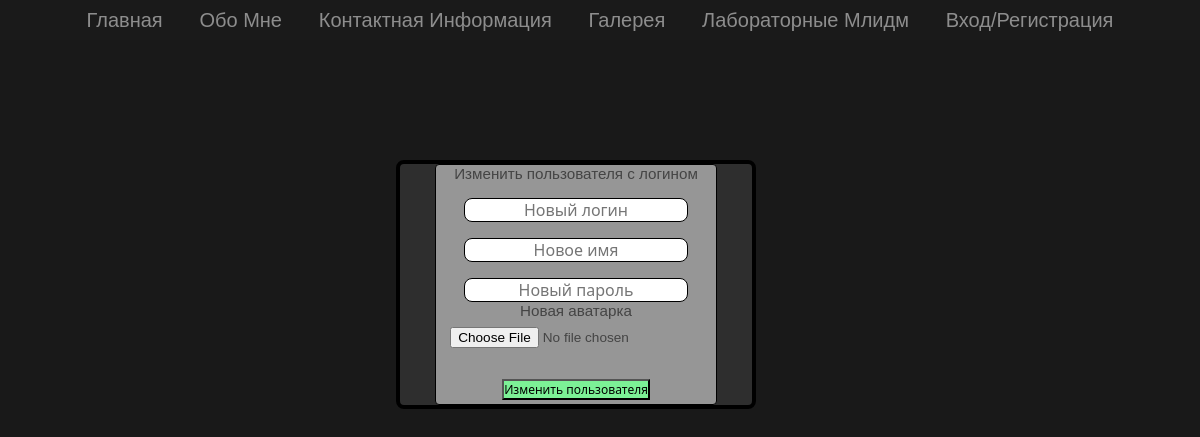
Before: /updateuser.php?id=newuser with the older database file.
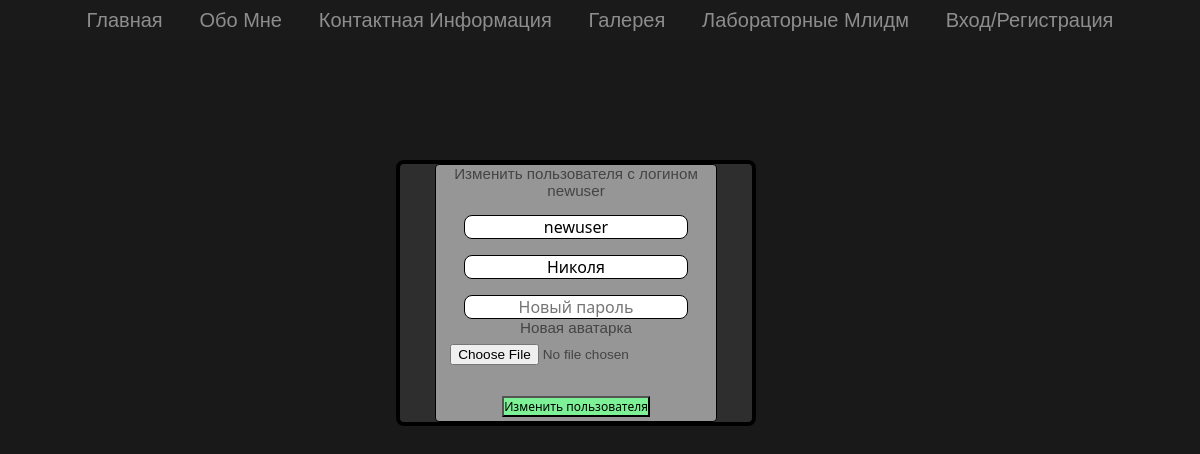
After: the same page with the newer database file.
### tables this page shows
CREATE TABLE `users` (
  `id` int UNSIGNED NOT NULL,
  `login` varchar(100) NOT NULL,
  `password` varchar(32) NOT NULL,
  `name` varchar(50) NOT NULL,
  `admin` tinyint(1) DEFAULT NULL,
  `gamescore` varchar(150) NOT NULL DEFAULT '0',
  `highscore` varchar(150) NOT NULL DEFAULT '0',
  `image` varchar(500) NOT NULL
);

### db.class.php (called while the page is built, shortened)
<?php
class DB
{
    protected static $_instance;
    public static function getInstance()
    {
        if (self::$_instance === null) {
            self::$_instance = new self;
        }
        return self::$_instance;
    }
    private  function __construct()
    {
        $this->connect = mysqli_connect("localhost", "root", "") or die("Невозможно установить соединение" . mysqli_error($this->connect));
        mysqli_select_db($this->connect, "register-bd") or die("Невозможно выбрать указанную базу" . mysqli_error($this->connect));
    }
    public static function query($sql)
    {
        $obj = self::$_instance;
        if (isset($obj->connect)) {
            $start_time_sql = microtime(true);
            $result = mysqli_query($obj->connect, $sql) or die("<br/><span style='color:red'>Ошибка в SQL запросе:</span> " . $obj->connect->error);
            return $result;
        }
        return false;
    }
}

### updateuser.php (the view, shortened to what this page needs)
<?php
include_once $_SERVER['DOCUMENT_ROOT'] . "/db.class.php";
?>
<!DOCTYPE html>
<html lang="en">
<head>
    <link rel="stylesheet" href="styles/styles.css">
</head>
<body>
    <nav class="navbar" id="msgText">
        <div class="link-group">
            <ul class="link-group">
                <li class="link"><a href="index.php">Главная</a></li>
                <li class="link"><a href="about_me.php">Обо мне</a></li>
                <li class="link"><a href="contact_info.php">Контактная Информация</a></li>
                <li class="link"><a href="galerey.php">Галерея</a></li>
                <li class="link"><a href="mldm.php">Лабораторные Млидм</a></li>
                <?php
                if ($_COOKIE['user'] == '') : ?>
                    <li class="link"><a href="userenter.php">Вход/Регистрация</a></li>
                <?php else : ?>
                    <li class="link"><a href="game.php">Игра</a>
                    <li class="link active"><a href="userpage.php"><?= $_COOKIE['user'] ?></a> <a href="/exit.php">Выход</a>
        </div>
    <?php endif; ?>
    </ul>
    </div>
    </nav>
    <?php
    $log = $_GET['id'];
    $result = DB::query("SELECT * FROM `users` WHERE `login`='$log'");
    $data = $result->fetch_assoc();
    if ($_COOKIE['admin'] != 1) :
    ?>
        <div class="cont">
            <div class="adminpanel">
                <form action="useredit.php?id=<? print($data['login']) ?>" method="post" enctype="multipart/form-data" class="admininput">
                    Изменить пользователя с логином <? print($data['login']) ?>
                    <input type="text" value="<? print($data['login']) ?>" placeholder="Новый логин" class="textarea" name="login" id="login" />
                    <input type="text" value="<? print($data['name']) ?>" placeholder="Новое имя" class="textarea" name="name" id="name" />
                    <input type="password" placeholder="Новый пароль" class="textarea" name="password" id="password" />
                    Новая аватарка
                    <input type="file" class="file" name="img_upload" id="img_upload" />
                    <button class="addbutton" type="submit" id="add" name="add">Изменить пользователя</button>
                </form>
            <?php else : ?>
                Данный пользователь является админом
            <?php endif; ?>
</body>
</html>

### styles/styles.css (style rules this page uses)
* { margin: 0; padding: 0; box-sizing: border-box; }
body { width: 100%; max-width: 1400px; display: block; margin: auto; min-height: 100vh; background: #191919; font-family: sans-serif; }
.navbar { width: 100%; position: fixed; top: 0; left: 0; display: flex; justify-content: center; align-items: center; z-index: 2; background: #1a1a1a; }
.link-group { z-index: 4; list-style: none; display: flex; flex-wrap: wrap }
.link a { z-index: 4; color: #fff; opacity: 0.5; text-decoration: none; text-transform: capitalize; padding: 1vmin 2vmin; margin: 0 1.5vmin; margin-right: 0.2vw; margin-left: 0.2vw; line-height: 5vh; font-size:20px; }
.textarea { margin-top: 2vh; width: 80%; height: 15%; font-size: 2vmin; font-family:'Segoe UI'; text-align: center; color:#000000; border:0.2vmin solid black; border-radius: 1vmin; }
.file { margin-top: 1vh; margin-bottom: 1vh; position: relative; display: flex; flex-direction: row; text-align: center; font-size: 1.7vmin; align-items: center; width: 90%; height: 5vh; }
.cont { position: fixed; height: 70%; left:30%; top: 20vh; margin: 0; }
.adminpanel { width: 30vw; position: relative; left: 10%; display: flex; flex-direction: column; text-align: center; align-items: center; font-size: 1.9vmin; color: rgb(0, 0, 0); background-color: #2e2e2e; border:0.5vmin solid black; border-radius: 1vmin; margin: 0; }
.admininput { max-height: 50vh; display: inline-flex; flex-direction: column; align-items: center; width: 80%; position: relative; text-align: center; color: rgb(68, 68, 68); background-color: #adadadd2; border: 0.1vmin solid black; border-radius: 0.5vmin; }
.addbutton { margin: 0.5vmin; font-size: 1.5vmin; font-family:'Segoe UI'; text-align: center; background-color: rgb(124, 241, 150); }

Changed rows visible on the page:
added users: login "newuser", name "Николя"
